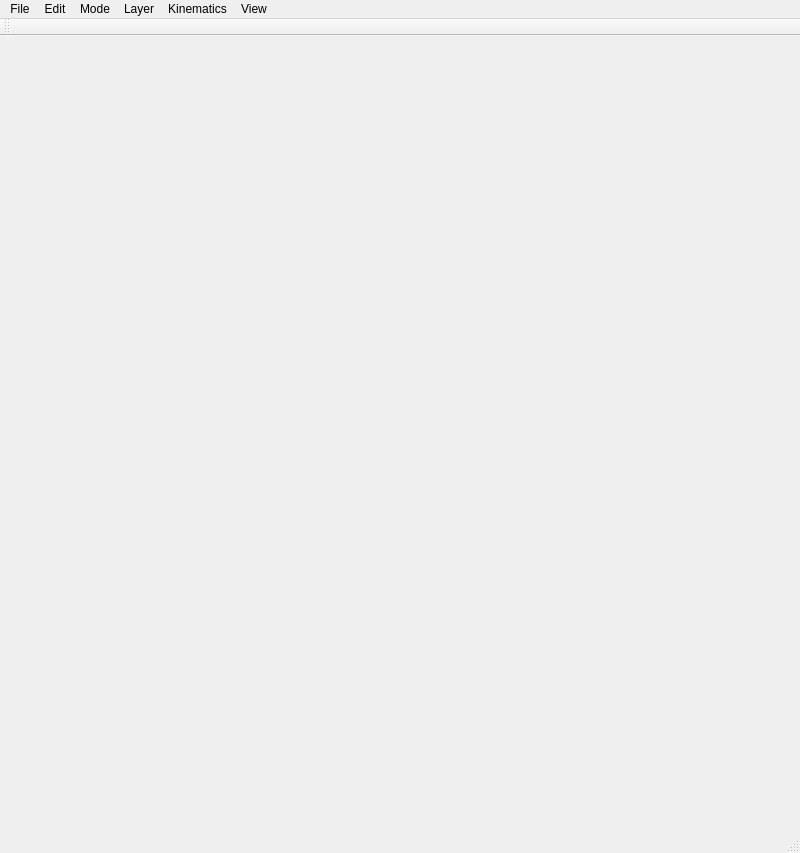
<?xml version="1.0" encoding="UTF-8"?>
<ui version="4.0">
 <class>MainWindowClass</class>
 <widget class="QMainWindow" name="MainWindowClass">
  <property name="geometry">
   <rect>
    <x>0</x>
    <y>0</y>
    <width>800</width>
    <height>853</height>
   </rect>
  </property>
  <property name="windowTitle">
   <string>Kinematic Design</string>
  </property>
  <widget class="QWidget" name="centralWidget"/>
  <widget class="QMenuBar" name="menuBar">
   <property name="geometry">
    <rect>
     <x>0</x>
     <y>0</y>
     <width>800</width>
     <height>21</height>
    </rect>
   </property>
   <widget class="QMenu" name="menuFile">
    <property name="title">
     <string>File</string>
    </property>
    <widget class="QMenu" name="menuExport">
     <property name="title">
      <string>Export</string>
     </property>
     <addaction name="actionExportSTL"/>
     <addaction name="actionExportSCAD"/>
    </widget>
    <addaction name="actionNew"/>
    <addaction name="actionOpen"/>
    <addaction name="actionSave"/>
    <addaction name="separator"/>
    <addaction name="actionSaveImage"/>
    <addaction name="separator"/>
    <addaction name="menuExport"/>
    <addaction name="separator"/>
    <addaction name="actionExit"/>
   </widget>
   <widget class="QMenu" name="menuMode">
    <property name="title">
     <string>Mode</string>
    </property>
    <widget class="QMenu" name="menuFixed_Body">
     <property name="title">
      <string>Fixed Body</string>
     </property>
     <addaction name="actionFixedRectangle"/>
     <addaction name="actionFixedCircle"/>
     <addaction name="actionFixedPolygon"/>
    </widget>
    <widget class="QMenu" name="menuMovingBody">
     <property name="title">
      <string>Moving Body</string>
     </property>
     <addaction name="actionMovingRectangle"/>
     <addaction name="actionMovingCircle"/>
     <addaction name="actionMovingPolygon"/>
    </widget>
    <addaction name="actionSelect"/>
    <addaction name="separator"/>
    <addaction name="menuFixed_Body"/>
    <addaction name="menuMovingBody"/>
    <addaction name="separator"/>
    <addaction name="actionLinkageRegion"/>
    <addaction name="actionLinkageAvoidance"/>
    <addaction name="separator"/>
    <addaction name="actionKinematics"/>
   </widget>
   <widget class="QMenu" name="menuEdit">
    <property name="title">
     <string>Edit</string>
    </property>
    <addaction name="actionUndo"/>
    <addaction name="actionRedo"/>
    <addaction name="separator"/>
    <addaction name="actionCopy"/>
    <addaction name="actionPaste"/>
    <addaction name="separator"/>
    <addaction name="actionDelete"/>
    <addaction name="actionSelectAll"/>
   </widget>
   <widget class="QMenu" name="menuLayer">
    <property name="title">
     <string>Layer</string>
    </property>
    <addaction name="actionAddLayer"/>
    <addaction name="actionInsertLayer"/>
    <addaction name="actionDeleteLayer"/>
    <addaction name="separator"/>
   </widget>
   <widget class="QMenu" name="menuKinematics">
    <property name="title">
     <string>Kinematics</string>
    </property>
    <addaction name="actionGenerate4RLinkage"/>
    <addaction name="actionGenerateSliderCrank"/>
    <addaction name="actionGenerateWattI"/>
    <addaction name="separator"/>
    <addaction name="actionRun"/>
    <addaction name="actionRunBackward"/>
    <addaction name="actionStop"/>
    <addaction name="separator"/>
    <addaction name="actionStepForward"/>
    <addaction name="actionStepBackward"/>
    <addaction name="separator"/>
    <addaction name="actionCollisionCheck"/>
    <addaction name="actionOptions"/>
   </widget>
   <widget class="QMenu" name="menuView">
    <property name="title">
     <string>View</string>
    </property>
    <addaction name="actionShowSolutions"/>
    <addaction name="actionShowGridLines"/>
    <addaction name="actionShowInputPoses"/>
    <addaction name="separator"/>
    <addaction name="actionRenderBasic"/>
    <addaction name="actionRenderSSAO"/>
    <addaction name="actionRenderLine"/>
    <addaction name="actionRenderHatching"/>
   </widget>
   <addaction name="menuFile"/>
   <addaction name="menuEdit"/>
   <addaction name="menuMode"/>
   <addaction name="menuLayer"/>
   <addaction name="menuKinematics"/>
   <addaction name="menuView"/>
  </widget>
  <widget class="QToolBar" name="mainToolBar">
   <property name="minimumSize">
    <size>
     <width>0</width>
     <height>0</height>
    </size>
   </property>
   <attribute name="toolBarArea">
    <enum>TopToolBarArea</enum>
   </attribute>
   <attribute name="toolBarBreak">
    <bool>false</bool>
   </attribute>
  </widget>
  <widget class="QStatusBar" name="statusBar">
   <property name="minimumSize">
    <size>
     <width>0</width>
     <height>0</height>
    </size>
   </property>
  </widget>
  <action name="actionExit">
   <property name="text">
    <string>Exit</string>
   </property>
  </action>
  <action name="actionSelect">
   <property name="checkable">
    <bool>true</bool>
   </property>
   <property name="icon">
    <iconset>
     <normaloff>Resources/select.png</normaloff>Resources/select.png</iconset>
   </property>
   <property name="text">
    <string>Select</string>
   </property>
  </action>
  <action name="actionFixedRectangle">
   <property name="checkable">
    <bool>true</bool>
   </property>
   <property name="icon">
    <iconset>
     <normaloff>Resources/fixed_rectangle.png</normaloff>Resources/fixed_rectangle.png</iconset>
   </property>
   <property name="text">
    <string>Rectangle</string>
   </property>
  </action>
  <action name="actionFixedCircle">
   <property name="checkable">
    <bool>true</bool>
   </property>
   <property name="icon">
    <iconset>
     <normaloff>Resources/fixed_circle.png</normaloff>Resources/fixed_circle.png</iconset>
   </property>
   <property name="text">
    <string>Circle</string>
   </property>
  </action>
  <action name="actionFixedPolygon">
   <property name="checkable">
    <bool>true</bool>
   </property>
   <property name="icon">
    <iconset>
     <normaloff>Resources/fixed_polygon.png</normaloff>Resources/fixed_polygon.png</iconset>
   </property>
   <property name="text">
    <string>Polygon</string>
   </property>
  </action>
  <action name="actionNew">
   <property name="icon">
    <iconset>
     <normaloff>Resources/new.png</normaloff>Resources/new.png</iconset>
   </property>
   <property name="text">
    <string>New</string>
   </property>
   <property name="shortcut">
    <string>Ctrl+N</string>
   </property>
  </action>
  <action name="actionCopy">
   <property name="icon">
    <iconset>
     <normaloff>Resources/copy.png</normaloff>Resources/copy.png</iconset>
   </property>
   <property name="text">
    <string>Copy</string>
   </property>
   <property name="shortcut">
    <string>Ctrl+C</string>
   </property>
  </action>
  <action name="actionSelectAll">
   <property name="text">
    <string>Select All</string>
   </property>
   <property name="shortcut">
    <string>Ctrl+A</string>
   </property>
  </action>
  <action name="actionDelete">
   <property name="icon">
    <iconset>
     <normaloff>Resources/delete.png</normaloff>Resources/delete.png</iconset>
   </property>
   <property name="text">
    <string>Delete</string>
   </property>
   <property name="shortcut">
    <string>Del</string>
   </property>
  </action>
  <action name="actionPaste">
   <property name="icon">
    <iconset>
     <normaloff>Resources/paste.png</normaloff>Resources/paste.png</iconset>
   </property>
   <property name="text">
    <string>Paste</string>
   </property>
   <property name="shortcut">
    <string>Ctrl+V</string>
   </property>
  </action>
  <action name="actionUndo">
   <property name="icon">
    <iconset>
     <normaloff>Resources/undo.png</normaloff>Resources/undo.png</iconset>
   </property>
   <property name="text">
    <string>Undo</string>
   </property>
   <property name="shortcut">
    <string>Ctrl+Z</string>
   </property>
  </action>
  <action name="actionRedo">
   <property name="icon">
    <iconset>
     <normaloff>Resources/redo.png</normaloff>Resources/redo.png</iconset>
   </property>
   <property name="text">
    <string>Redo</string>
   </property>
   <property name="shortcut">
    <string>Ctrl+Y</string>
   </property>
  </action>
  <action name="actionOpen">
   <property name="icon">
    <iconset>
     <normaloff>Resources/open.png</normaloff>Resources/open.png</iconset>
   </property>
   <property name="text">
    <string>Open</string>
   </property>
   <property name="shortcut">
    <string>Ctrl+O</string>
   </property>
  </action>
  <action name="actionSave">
   <property name="icon">
    <iconset>
     <normaloff>Resources/save.png</normaloff>Resources/save.png</iconset>
   </property>
   <property name="text">
    <string>Save</string>
   </property>
   <property name="shortcut">
    <string>Ctrl+S</string>
   </property>
  </action>
  <action name="actionAddLayer">
   <property name="text">
    <string>Add Layer</string>
   </property>
  </action>
  <action name="actionInsertLayer">
   <property name="text">
    <string>Insert Layer</string>
   </property>
  </action>
  <action name="actionDeleteLayer">
   <property name="text">
    <string>Delete Layer</string>
   </property>
  </action>
  <action name="actionGenerate4RLinkage">
   <property name="icon">
    <iconset>
     <normaloff>Resources/fourbar_linkage.png</normaloff>Resources/fourbar_linkage.png</iconset>
   </property>
   <property name="text">
    <string>Generate 4R Linkage</string>
   </property>
  </action>
  <action name="actionCollisionCheck">
   <property name="checkable">
    <bool>true</bool>
   </property>
   <property name="text">
    <string>Collision Check</string>
   </property>
  </action>
  <action name="actionLinkageRegion">
   <property name="checkable">
    <bool>true</bool>
   </property>
   <property name="icon">
    <iconset>
     <normaloff>Resources/linkage_region.png</normaloff>Resources/linkage_region.png</iconset>
   </property>
   <property name="text">
    <string>Linkage Region</string>
   </property>
  </action>
  <action name="actionKinematics">
   <property name="checkable">
    <bool>true</bool>
   </property>
   <property name="text">
    <string>Kinematics</string>
   </property>
  </action>
  <action name="actionRun">
   <property name="icon">
    <iconset>
     <normaloff>Resources/run.png</normaloff>Resources/run.png</iconset>
   </property>
   <property name="text">
    <string>Run</string>
   </property>
  </action>
  <action name="actionRunBackward">
   <property name="text">
    <string>Run Backward</string>
   </property>
  </action>
  <action name="actionStop">
   <property name="icon">
    <iconset>
     <normaloff>Resources/stop.png</normaloff>Resources/stop.png</iconset>
   </property>
   <property name="text">
    <string>Stop</string>
   </property>
  </action>
  <action name="actionStepForward">
   <property name="icon">
    <iconset>
     <normaloff>Resources/step_forward.png</normaloff>Resources/step_forward.png</iconset>
   </property>
   <property name="text">
    <string>Step Forward</string>
   </property>
   <property name="shortcut">
    <string>Right</string>
   </property>
  </action>
  <action name="actionStepBackward">
   <property name="icon">
    <iconset>
     <normaloff>Resources/step_backward.png</normaloff>Resources/step_backward.png</iconset>
   </property>
   <property name="text">
    <string>Step Backward</string>
   </property>
   <property name="shortcut">
    <string>Left</string>
   </property>
  </action>
  <action name="actionGenerateSliderCrank">
   <property name="icon">
    <iconset>
     <normaloff>Resources/slider_crank.png</normaloff>Resources/slider_crank.png</iconset>
   </property>
   <property name="text">
    <string>Generate Slider Crank</string>
   </property>
  </action>
  <action name="actionShowSolutions">
   <property name="checkable">
    <bool>true</bool>
   </property>
   <property name="text">
    <string>Show Solutions</string>
   </property>
  </action>
  <action name="actionRenderBasic">
   <property name="checkable">
    <bool>true</bool>
   </property>
   <property name="text">
    <string>Basic</string>
   </property>
  </action>
  <action name="actionRenderSSAO">
   <property name="checkable">
    <bool>true</bool>
   </property>
   <property name="text">
    <string>SSAO</string>
   </property>
  </action>
  <action name="actionRenderLine">
   <property name="checkable">
    <bool>true</bool>
   </property>
   <property name="text">
    <string>Line</string>
   </property>
  </action>
  <action name="actionRenderHatching">
   <property name="checkable">
    <bool>true</bool>
   </property>
   <property name="text">
    <string>Hatching</string>
   </property>
  </action>
  <action name="actionSaveSTL">
   <property name="text">
    <string>Save STL</string>
   </property>
  </action>
  <action name="actionExportSTL">
   <property name="text">
    <string>STL</string>
   </property>
  </action>
  <action name="actionExportSCAD">
   <property name="text">
    <string>SCAD</string>
   </property>
  </action>
  <action name="actionOptions">
   <property name="icon">
    <iconset>
     <normaloff>Resources/options.png</normaloff>Resources/options.png</iconset>
   </property>
   <property name="text">
    <string>Options</string>
   </property>
  </action>
  <action name="actionMovingRectangle">
   <property name="checkable">
    <bool>true</bool>
   </property>
   <property name="icon">
    <iconset>
     <normaloff>Resources/moving_rectangle.png</normaloff>Resources/moving_rectangle.png</iconset>
   </property>
   <property name="text">
    <string>Rectangle</string>
   </property>
  </action>
  <action name="actionMovingCircle">
   <property name="checkable">
    <bool>true</bool>
   </property>
   <property name="icon">
    <iconset>
     <normaloff>Resources/moving_circle.png</normaloff>Resources/moving_circle.png</iconset>
   </property>
   <property name="text">
    <string>Circle</string>
   </property>
  </action>
  <action name="actionMovingPolygon">
   <property name="checkable">
    <bool>true</bool>
   </property>
   <property name="icon">
    <iconset>
     <normaloff>Resources/moving_polygon.png</normaloff>Resources/moving_polygon.png</iconset>
   </property>
   <property name="text">
    <string>Polygon</string>
   </property>
  </action>
  <action name="actionFixedRectangle_2">
   <property name="text">
    <string>Rectangle</string>
   </property>
  </action>
  <action name="actionAho">
   <property name="text">
    <string>Aho</string>
   </property>
  </action>
  <action name="actionLinkageAvoidance">
   <property name="checkable">
    <bool>true</bool>
   </property>
   <property name="icon">
    <iconset>
     <normaloff>Resources/linkage_avoidance.png</normaloff>Resources/linkage_avoidance.png</iconset>
   </property>
   <property name="text">
    <string>Linkage Avoidance Region</string>
   </property>
  </action>
  <action name="actionGenerateWattI">
   <property name="icon">
    <iconset>
     <normaloff>Resources/watt_i_linkage.png</normaloff>Resources/watt_i_linkage.png</iconset>
   </property>
   <property name="text">
    <string>Generate Watt I</string>
   </property>
  </action>
  <action name="actionShowGridLines">
   <property name="checkable">
    <bool>true</bool>
   </property>
   <property name="checked">
    <bool>true</bool>
   </property>
   <property name="text">
    <string>Show Grid Lines</string>
   </property>
  </action>
  <action name="actionShowInputPoses">
   <property name="checkable">
    <bool>true</bool>
   </property>
   <property name="checked">
    <bool>true</bool>
   </property>
   <property name="text">
    <string>Show Input Poses</string>
   </property>
  </action>
  <action name="actionSaveImage">
   <property name="text">
    <string>Save Image</string>
   </property>
   <property name="shortcut">
    <string>Ctrl+P</string>
   </property>
  </action>
 </widget>
 <layoutdefault spacing="6" margin="11"/>
 <resources>
  <include location="MainWindow.qrc"/>
 </resources>
 <connections/>
</ui>
